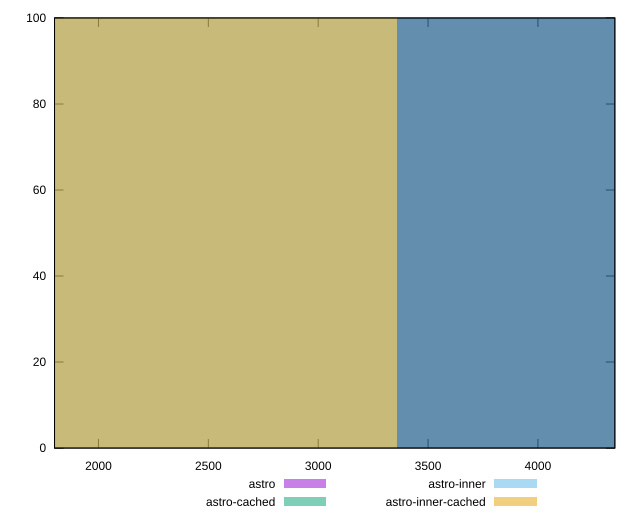

Source code (gnuplot):
reset

$astro <<EOF
4475.800675877641 100
EOF

$astroCached <<EOF
4475.800675877641 100
EOF

$astroInner <<EOF
2237.9003379388205 100
EOF

$astroInnerCached <<EOF
2237.9003379388205 100
EOF

set key outside below
set boxwidth 2237.9003379388205
set xrange [1800:4350]
set yrange [0:100]
set trange [0:100]
set style fill transparent solid 0.5 noborder
set terminal svg size 640, 520 enhanced background rgb 'white'
set output "reports/report_00033_2021-03-01T14-23-16.841Z/unused-javascript/comparison/histogram/all_raw.svg"

plot $astro title "astro" with boxes, \
     $astroCached title "astro-cached" with boxes, \
     $astroInner title "astro-inner" with boxes, \
     $astroInnerCached title "astro-inner-cached" with boxes

reset
